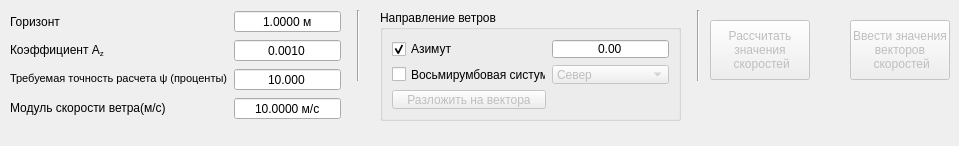
        <widget class="QWidget" name="wind_tab">
         <attribute name="title">
          <string>Ветер</string>
         </attribute>
         <widget class="QPushButton" name="computate_speeds_button">
          <property name="enabled">
           <bool>false</bool>
          </property>
          <property name="geometry">
           <rect>
            <x>710</x>
            <y>20</y>
            <width>100</width>
            <height>60</height>
           </rect>
          </property>
          <property name="sizePolicy">
           <sizepolicy hsizetype="Fixed" vsizetype="Fixed">
            <horstretch>0</horstretch>
            <verstretch>0</verstretch>
           </sizepolicy>
          </property>
          <property name="minimumSize">
           <size>
            <width>100</width>
            <height>60</height>
           </size>
          </property>
          <property name="maximumSize">
           <size>
            <width>100</width>
            <height>60</height>
           </size>
          </property>
          <property name="baseSize">
           <size>
            <width>100</width>
            <height>50</height>
           </size>
          </property>
          <property name="text">
           <string>Рассчитать 
значения
 скоростей</string>
          </property>
          <property name="flat">
           <bool>false</bool>
          </property>
         </widget>
         <widget class="QPushButton" name="enter_speed_vectors_button">
          <property name="enabled">
           <bool>false</bool>
          </property>
          <property name="geometry">
           <rect>
            <x>850</x>
            <y>20</y>
            <width>100</width>
            <height>60</height>
           </rect>
          </property>
          <property name="sizePolicy">
           <sizepolicy hsizetype="Fixed" vsizetype="Fixed">
            <horstretch>0</horstretch>
            <verstretch>0</verstretch>
           </sizepolicy>
          </property>
          <property name="minimumSize">
           <size>
            <width>100</width>
            <height>60</height>
           </size>
          </property>
          <property name="maximumSize">
           <size>
            <width>100</width>
            <height>60</height>
           </size>
          </property>
          <property name="baseSize">
           <size>
            <width>100</width>
            <height>50</height>
           </size>
          </property>
          <property name="text">
           <string>Ввести значения
векторов
 скоростей</string>
          </property>
          <property name="flat">
           <bool>false</bool>
          </property>
         </widget>
         <widget class="Line" name="computator_parameters_delimeter_line">
          <property name="geometry">
           <rect>
            <x>350</x>
            <y>10</y>
            <width>16</width>
            <height>71</height>
           </rect>
          </property>
          <property name="orientation">
           <enum>Qt::Vertical</enum>
          </property>
         </widget>
         <widget class="QWidget" name="formLayoutWidget">
          <property name="geometry">
           <rect>
            <x>10</x>
            <y>10</y>
            <width>331</width>
            <height>127</height>
           </rect>
          </property>
          <layout class="QFormLayout" name="formLayout">
           <item row="0" column="0">
            <widget class="QLabel" name="horizon_label">
             <property name="text">
              <string>Горизонт</string>
             </property>
            </widget>
           </item>
           <item row="0" column="1">
            <widget class="QDoubleSpinBox" name="horizon_spin_box">
             <property name="alignment">
              <set>Qt::AlignCenter</set>
             </property>
             <property name="buttonSymbols">
              <enum>QAbstractSpinBox::NoButtons</enum>
             </property>
             <property name="suffix">
              <string> м</string>
             </property>
             <property name="decimals">
              <number>4</number>
             </property>
             <property name="maximum">
              <double>10000.000000000000000</double>
             </property>
             <property name="singleStep">
              <double>0.500000000000000</double>
             </property>
             <property name="value">
              <double>1.000000000000000</double>
             </property>
            </widget>
           </item>
           <item row="1" column="0">
            <widget class="QLabel" name="ratio_label">
             <property name="text">
              <string>&lt;html&gt;&lt;head/&gt;&lt;body&gt;&lt;p&gt;Коэффициент А&lt;span style=&quot; vertical-align:sub;&quot;&gt;z&lt;/span&gt;&lt;/p&gt;&lt;/body&gt;&lt;/html&gt;</string>
             </property>
            </widget>
           </item>
           <item row="1" column="1">
            <widget class="QDoubleSpinBox" name="ratio_double_spin_box">
             <property name="alignment">
              <set>Qt::AlignCenter</set>
             </property>
             <property name="buttonSymbols">
              <enum>QAbstractSpinBox::NoButtons</enum>
             </property>
             <property name="decimals">
              <number>4</number>
             </property>
             <property name="maximum">
              <double>9999.989999999999782</double>
             </property>
             <property name="singleStep">
              <double>0.500000000000000</double>
             </property>
             <property name="value">
              <double>0.001000000000000</double>
             </property>
            </widget>
           </item>
           <item row="2" column="0">
            <widget class="QLabel" name="atol_label">
             <property name="text">
              <string>&lt;!DOCTYPE HTML PUBLIC &quot;-//W3C//DTD HTML 4.0//EN&quot; &quot;http://www.w3.org/TR/REC-html40/strict.dtd&quot;&gt;
&lt;html&gt;&lt;head&gt;&lt;meta name=&quot;qrichtext&quot; content=&quot;1&quot; /&gt;&lt;style type=&quot;text/css&quot;&gt;
p, li { white-space: pre-wrap; }
&lt;/style&gt;&lt;/head&gt;&lt;body style=&quot; font-family:'MS Shell Dlg 2'; font-size:8pt; font-weight:400; font-style:normal;&quot;&gt;
&lt;p style=&quot; margin-top:12px; margin-bottom:12px; margin-left:0px; margin-right:0px; -qt-block-indent:0; text-indent:0px;&quot;&gt;Требуемая точность расчета ψ (проценты)&lt;/p&gt;&lt;/body&gt;&lt;/html&gt;</string>
             </property>
            </widget>
           </item>
           <item row="2" column="1">
            <widget class="QDoubleSpinBox" name="atol_percents_spin_box">
             <property name="alignment">
              <set>Qt::AlignCenter</set>
             </property>
             <property name="buttonSymbols">
              <enum>QAbstractSpinBox::NoButtons</enum>
             </property>
             <property name="decimals">
              <number>3</number>
             </property>
             <property name="minimum">
              <double>0.001000000000000</double>
             </property>
             <property name="maximum">
              <double>100.000000000000000</double>
             </property>
             <property name="singleStep">
              <double>1.000000000000000</double>
             </property>
             <property name="value">
              <double>10.000000000000000</double>
             </property>
            </widget>
           </item>
           <item row="3" column="1">
            <widget class="QDoubleSpinBox" name="abs_wind_speed_spin_box">
             <property name="alignment">
              <set>Qt::AlignCenter</set>
             </property>
             <property name="buttonSymbols">
              <enum>QAbstractSpinBox::NoButtons</enum>
             </property>
             <property name="suffix">
              <string> м/с</string>
             </property>
             <property name="decimals">
              <number>4</number>
             </property>
             <property name="maximum">
              <double>9999.989999999999782</double>
             </property>
             <property name="singleStep">
              <double>0.500000000000000</double>
             </property>
             <property name="value">
              <double>10.000000000000000</double>
             </property>
            </widget>
           </item>
           <item row="3" column="0">
            <widget class="QLabel" name="abs_wind_speed_label">
             <property name="text">
              <string>&lt;html&gt;&lt;head/&gt;&lt;body&gt;&lt;p&gt;Модуль скорости ветра(м/с)&lt;/p&gt;&lt;/body&gt;&lt;/html&gt;</string>
             </property>
            </widget>
           </item>
          </layout>
         </widget>
         <widget class="Line" name="computator_parameters_delimeter_line_2">
          <property name="geometry">
           <rect>
            <x>690</x>
            <y>10</y>
            <width>16</width>
            <height>71</height>
           </rect>
          </property>
          <property name="orientation">
           <enum>Qt::Vertical</enum>
          </property>
         </widget>
         <widget class="QGroupBox" name="wind_direction_group_box">
          <property name="geometry">
           <rect>
            <x>380</x>
            <y>10</y>
            <width>301</width>
            <height>111</height>
           </rect>
          </property>
          <property name="title">
           <string>Направление ветров</string>
          </property>
          <layout class="QGridLayout" name="gridLayout_5">
           <item row="1" column="1">
            <widget class="QComboBox" name="system_combo_box">
             <property name="enabled">
              <bool>false</bool>
             </property>
             <property name="sizePolicy">
              <sizepolicy hsizetype="Preferred" vsizetype="Preferred">
               <horstretch>0</horstretch>
               <verstretch>0</verstretch>
              </sizepolicy>
             </property>
             <property name="minimumSize">
              <size>
               <width>0</width>
               <height>0</height>
              </size>
             </property>
             <property name="maximumSize">
              <size>
               <width>16777215</width>
               <height>16777215</height>
              </size>
             </property>
             <property name="baseSize">
              <size>
               <width>70</width>
               <height>20</height>
              </size>
             </property>
             <property name="editable">
              <bool>false</bool>
             </property>
             <property name="currentText">
              <string>Север</string>
             </property>
             <item>
              <property name="text">
               <string>Север</string>
              </property>
             </item>
             <item>
              <property name="text">
               <string>Северо-Восток</string>
              </property>
             </item>
             <item>
              <property name="text">
               <string>Восток</string>
              </property>
             </item>
             <item>
              <property name="text">
               <string>Юго-Восток</string>
              </property>
             </item>
             <item>
              <property name="text">
               <string>Юг</string>
              </property>
             </item>
             <item>
              <property name="text">
               <string>Юго-Запад</string>
              </property>
             </item>
             <item>
              <property name="text">
               <string>Запад</string>
              </property>
             </item>
             <item>
              <property name="text">
               <string>Северо-Запад</string>
              </property>
             </item>
            </widget>
           </item>
           <item row="1" column="0">
            <widget class="QCheckBox" name="system_check_box">
             <property name="enabled">
              <bool>true</bool>
             </property>
             <property name="text">
              <string>Восьмирумбовая систума</string>
             </property>
            </widget>
           </item>
           <item row="0" column="0">
            <widget class="QCheckBox" name="azimuth_check_box">
             <property name="text">
              <string>Азимут</string>
             </property>
             <property name="checked">
              <bool>true</bool>
             </property>
             <property name="tristate">
              <bool>false</bool>
             </property>
            </widget>
           </item>
           <item row="0" column="1">
            <widget class="QDoubleSpinBox" name="azimuth_double_spin_box">
             <property name="alignment">
              <set>Qt::AlignCenter</set>
             </property>
             <property name="buttonSymbols">
              <enum>QAbstractSpinBox::NoButtons</enum>
             </property>
             <property name="decimals">
              <number>2</number>
             </property>
             <property name="maximum">
              <double>360.000000000000000</double>
             </property>
             <property name="singleStep">
              <double>0.500000000000000</double>
             </property>
             <property name="value">
              <double>0.000000000000000</double>
             </property>
            </widget>
           </item>
           <item row="2" column="0">
            <widget class="QPushButton" name="force_abs_speed_decompose_button">
             <property name="enabled">
              <bool>false</bool>
             </property>
             <property name="text">
              <string>Разложить на вектора</string>
             </property>
            </widget>
           </item>
          </layout>
         </widget>
        </widget>
